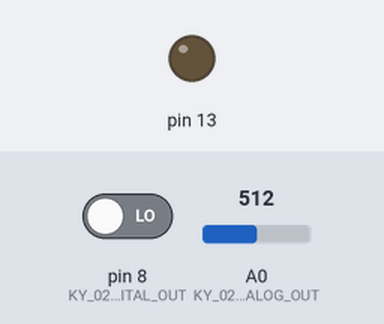
Bench run of a sketch on a simulated Arduino Uno, built with avr-gcc and run on an emulated ATmega328P. On the bench: output pins drawn as LEDs (lit = HIGH). The inputs (shaded band) are chosen by the test bench; at power-on: pin 8 (KY_024_DIGITAL_OUT) LOW, A0 (KY_024_ANALOG_OUT) = 512.

Above: at 1.2 s.
1.3 s: pin 8 (KY_024_DIGITAL_OUT) driven HIGH
At 2.5 s:
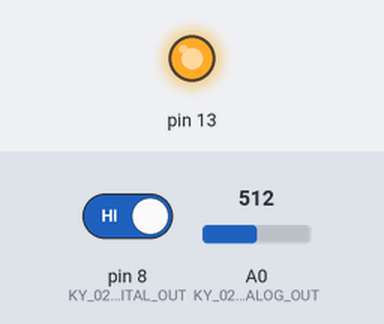
2.8 s: pin 8 (KY_024_DIGITAL_OUT) driven LOW
At 4.0 s:
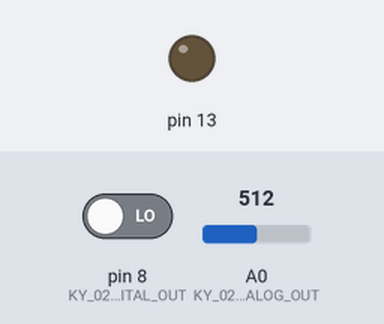
Timing chart, 0 to 5.8 s (numbered marks = the images above; inputs shaded):
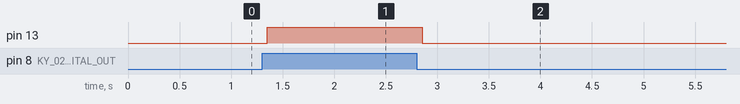

The sketch:

KY-024_LinearHall.ino
```cpp
/*
 * inventr.io 37 in 1 Sensor Kit (https://inventr.io/product/37-in-1-sensor-kit/)
 * Sensor Course (https://inventr.io/course/sensor-training/)
 *
 * Code contributions:
 *    David Schmidt (davids@inventr.io)
 *    biTToe        (bittoe@yahoo.com)
 * Lesson - [KY-024] Linear Hall
 *
 *
 * The KY-024 linear hall effect sensor is a type of magnetic sensor
 * that measures the strength and direction of a magnetic field. It works
 * based on the Hall effect, which states that when a magnetic field is applied
 * perpendicular to a current-carrying conductor, a voltage is generated
 * proportional to the magnetic field strength.
 *
 * The KY-024 sensor is used in various applications, including linear positioning,
 * linear speed sensing, and linear current sensing. It's a compact, low-cost,
 * and easy-to-use device that can interface with microcontrollers like Arduino and Raspberry Pi.
 * Many laptops & tablets use a hall effect switch to determine the position of the lid (open or closed)
 *
 * The KY-024 sensor outputs an analog voltage signal proportional to the strength of the
 * magnetic field it's exposed to, making it easy to read and process the data.
 * Additionally, it has a linear response to the magnetic field, meaning that the
 * output voltage changes linearly with the magnetic field strength, making it ideal for
 * applications that require accurate and reliable measurements.

 * Comments by biTToe:
 *
 * Each sensor is equipped with:
 * Two output pins: digital (DO) and analog (AO).
 * Two on-board LEDs: Power (LED1) & Threshold (LED2)
 *
 * When the intensity of the signal is GREATER than the set threshold:
 ** DO == 1, AO < 500, LED2 is ON
 * When the intensity of the signal is LESS than the set threshold:
 ** DO == 0, AO > 500, LED2 is OFF
 * KY-024 is sensitive to BOTH fiels strenght and polarity
 *
 * With no magnet nearby:
 * the analog output (AO) is ~512
 * The digital output (DO) is 0
 * LED2 is OFF
 *
 * For the TOP of the sensor:
 * As the NORTH POLE of a magnet approaches the TOP/FRONT side of the sensor
 ** the ANALOG output INCREASES (AO > 512)
 ** the DIGITAL output is 0 (DO == 0).
 ** LED2 is OFF
 *
 * As the NORTH POLE of a magnet approaches the BOTTOM/BACK side of the sensor
 ** the ANALOG output DECREASES (AO < 512)
 ** the DIGITAL output is 1 (DO == 1).
 ** LED2 is ON
 *
 * With the SOUTH POLE of the magnet the above outputs are reversed.
 * Get a magnet and play around.
 *
 ** N.B.
 *
 * You can use HIGH, 1, true interchangably
 * You can use LOW, 0, false interchangably
 * but you should be consistent
 *
 * There are seven sensors in this kit that have
 * a red PCB and a blue potentiometer
 * KY-024 LinearHall  | KY-036 TouchSensor
 * KY-025 ReedSwitch  | KY-037 BigSoundSensor
 * KY-026 FlameSensor | KY-038 SmallSoundSensor
 * KY-027 LightCup
 *
 * They all function in exactly the same way and use exactly the same code,
 * albeit with different variable names.
 *
 * Each sensor is equipped with:
 * two output pins: digital (DO) and analog (AO).
 * Two on-board LEDs: Power (LED1) & Threshold (LED2)

 * When the intensity of the signal is GREATER than the set threshold:
 * DO == 1, AO < 500, LED2 is ON

 * When the intensity of the signal is LESS than the set threshold:
 * DO == 0, AO > 500, LED2 is OFF

 * The analog pin output (AO) is a range from 0 to 1023
 * The digital pin output (DO) is either 0 or 1
 * These are sensors that detects a physical signal: noise, heat, magnetic field... etc
 * Each sensor has a limited range of detection and assigns 0 to no signal.
 * and 1023 to the strongest signal. They are not calibrated in any meaningfuly way.
 * They are detectors as opposed to calibrated sensors; their outputs are not meant to
 * be converted to functional units (dB, degrees, lumens, Teslas... etc)
 *
 * This project uses:
 * One Digital pin to OUTPUT (HIGH or LOW)
 * One Analog pin to OUTPUT (Magnetic field strength & polarity)
 * The onboard LED
 * On the Hero (Arduino Uno compatible) we *could* use: D0-D13, A0-A5.
 * Skip: A0-A5 (can use for any ANALOG pin),
 *       D0/D1 (used by USB),
 *       D2/D3 (save for interrupts),
 *       D13 (used by LED_BUILTIN and SPI Clock),
 *       D5, D6, D9, D10 and D11 (save for PWM)
 *       D11 (SPI MOSI)
 *       D12 (SPI MISO)
 * Recommended for fewest conflicts:
 *    Digital pin: D4, D7 or D8
 *    Analog pin:  A0-A5
 */

const uint8_t KY_024_DIGITAL_OUT = 8; // digital sensor
const uint8_t KY_024_ANALOG_OUT = A0; // analog sensor
int ky024_Dval;
int ky024_Aval;

void setup() {
  Serial.begin(9600);
  pinMode(LED_BUILTIN, OUTPUT); // define LED_BUILTIN as output interface
}
void loop() {
  ky024_Dval = digitalRead(KY_024_DIGITAL_OUT); // Reads digital value & sets pin as input
  ky024_Aval = analogRead(KY_024_ANALOG_OUT);   // Reads analog value & sets pin as input
  if (ky024_Dval == HIGH)  // (S) on FRONT or (N) on BACK of sensor
  {
    digitalWrite(LED_BUILTIN, HIGH);
  } else                   // (N) on the FRONT or (S) on the BACK of sensor
  {
    digitalWrite(LED_BUILTIN, LOW);
  }
  delay(150);  // change this value to pole the sensor more or less often
  /*
   * To see what the sensor is writing to the Hero board
   * Uncomment the Serial.print lines below
   * This information is also useful during calibration
   */
  // Serial.print("Digital Value: ");
  // Serial.print(ky024_Dval);
  // Serial.print(" | ");
  // Serial.print("Analog value: ");
  // Serial.println(ky024_Aval);

}
```

Measured:
- after the input at 1.3 s, pin 13: LOW → HIGH after 0.05 s
- after the input at 2.8 s, pin 13: HIGH → LOW after 0.05 s
